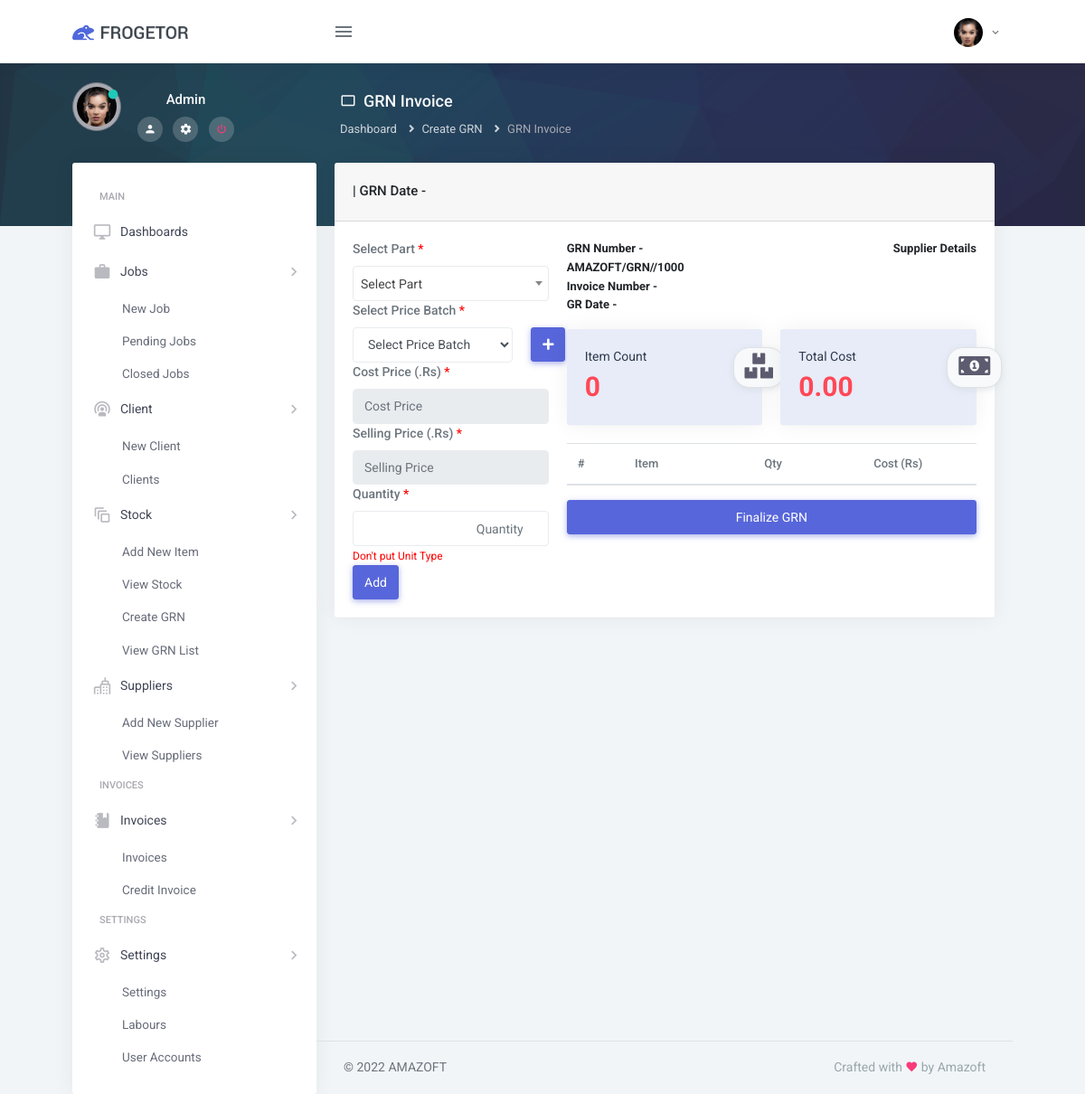
The app's page /grn_invoice.php (signed in) with its own data.
### tables this page shows
CREATE TABLE `users_profile_pic` (
  `users_profile_pic_id` int(11) NOT NULL,
  `user_id` varchar(255) DEFAULT NULL,
  `profile_image` varchar(255) DEFAULT NULL,
  `profile_pic_datetime` timestamp NOT NULL DEFAULT current_timestamp() ON UPDATE current_timestamp()
);

CREATE TABLE `users_login` (
  `user_id` int(3) NOT NULL,
  `name` varchar(255) NOT NULL,
  `email` varchar(255) NOT NULL,
  `password` varchar(255) NOT NULL,
  `role` varchar(3) NOT NULL,
  `tel` varchar(255) NOT NULL,
  `create_date` timestamp NULL DEFAULT current_timestamp()
);

### grn_invoice.php (the view, shortened to what the rows shown need)
<?php
    $db=new DB();
    $conn=$db->connect();
    $user_id='';
    $user_name='';
    if (isset($_SESSION['Logged']) && $_SESSION['Logged'] == true)
    {
      $user_email = $_SESSION["email"];
      $getEmpQuery=$conn->query("SELECT user_id,name,email,role FROM users_login WHERE email='$user_email' ");
      while ($emp=$getEmpQuery->fetch_array()) {
        $user_id = $emp['0'];
        $user_name = $emp['1'];
      }
    }
    else
    {
        ?>
            <script type="text/javascript">
                window.location.href="login";
            </script>
        <?php
    }
?>
<!DOCTYPE html>
<html lang="en">
    <head>
        <?php include_once('controls/meta.php'); ?>
    </head>
    <body>
        <?php include_once('controls/top_nav.php'); ?>
        <div class="page-wrapper-img">
            <div class="page-wrapper-img-inner">
                <?php include_once('controls/top_nav_user_details.php'); ?>
            </div>
        </div>
        <div class="page-wrapper">
            <div class="page-wrapper-inner">
                <div class="page-content">
                    <div class="container-fluid">
                        <div class="row">
                    <div class="col-md-12 col-lg-12">
                                <div class="card">
                                    <div class="card-body">
                                        <div class="example-container">
                                            <div class="example-content">
                                                <div class="row">
                                                    <div class="col-md-8">
                                                        <div class="example-content">
                                                            <table class="table table-hover">
                                                                <thead>
                                                                    <tr>
                                                                        <th scope="col">#</th>
                                                                        <th scope="col">Item</th>
                                                                        <th scope="col"><font style="float: right;">Qty</font></th>
                                                                        <th scope="col"><font style="float: right;">Cost (Rs)</font></th>
                                                                        <th></th>
                                                                    </tr>
                                                                </thead>
                                                            </table>
                                                        </div>
                                                    </div>
                                                </div>
                                            </div>
                                        </div>
                                    </div>
                                </div>
                    </div>
                </div>
                    </div>
                </div>
            </div>
        </div>
    </body>
</html>

### controls/top_nav.php (shortened to what the rows shown need)
<div class="topbar">
     <nav class="navbar-custom">
        <ul class="list-unstyled topbar-nav float-right mb-0">
            <li class="dropdown">
                <a class="nav-link dropdown-toggle waves-effect waves-light nav-user" data-toggle="dropdown" href="#" role="button"
                    aria-haspopup="false" aria-expanded="false">
                    <?php
                        $checkProfilePicCount = $conn->query("SELECT count(*) FROM users_profile_pic WHERE user_id='$user_id'");
                        if($cppcRS = $checkProfilePicCount->fetch_array()){
                        $ProfilePicCount = (int)$cppcRS[0];
                        }
                            if($ProfilePicCount == 0){
                    ?>
                            <img alt="image" src="assets/images/profile.jpg" style="width: 32px; height: 32px; object-fit: cover;" class="rounded-circle">
                    <?php }else{ ?>
                    <?php
                        $getUserProPic=$conn->query("SELECT profile_image FROM users_profile_pic WHERE user_id='$user_id' ");
                        if($gunRs = $getUserProPic->fetch_array()){
                            $ProPic = $gunRs[0];
                    ?>
                            <img alt="image" src="user_profile_pic/<?php echo $ProPic; ?>" style="width: 32px; height: 32px; object-fit: cover;" class="rounded-circle">
                        <?php } ?>
                    <?php } ?>
                    <span class="ml-1 nav-user-name hidden-sm"> <i class="mdi mdi-chevron-down"></i> </span>
                </a>
            </li>
        </ul>
    </nav>
</div>

### controls/top_nav_user_details.php (shortened to what the rows shown need)
<div class="sidebar-user media">
    <?php
        $checkProfilePicCount = $conn->query("SELECT count(*) FROM users_profile_pic WHERE user_id='$user_id'");
        if($cppcRS = $checkProfilePicCount->fetch_array()){
        $ProfilePicCount = (int)$cppcRS[0];
        }
            if($ProfilePicCount == 0){
    ?>
            <img alt="image" src="assets/images/profile.jpg" style="width: 128px; height: 128px; object-fit: cover;" class="rounded-circle img-thumbnail mb-1">
    <?php }else{ ?>
    <?php
        $getUserProPic=$conn->query("SELECT profile_image FROM users_profile_pic WHERE user_id='$user_id' ");
        if($gunRs = $getUserProPic->fetch_array()){
            $ProPic = $gunRs[0];
    ?>
            <img alt="image" src="user_profile_pic/<?php echo $ProPic; ?>" style="width: 54px; height: 54px; object-fit: cover;" class="rounded-circle img-thumbnail mb-1">
        <?php } ?>
    <?php } ?>
    <span class="online-icon"><i class="mdi mdi-record text-success"></i></span>
    <div class="media-body">
        <h5 class="text-light"><?php echo $user_name; ?></h5>
        <ul class="list-unstyled list-inline mb-0 mt-2">
            <li class="list-inline-item">
            </li>
            <li class="list-inline-item">
            </li>
            <li class="list-inline-item">
            </li>
        </ul>
    </div>
</div>

### records on screen
users_profile_pic: profile_image (picture)
users_login: name "Admin"

### other values on screen
1000+$GRNDetailId "1000"
$ResultCount "0"
$GRNInvoiceCost "0.00"
